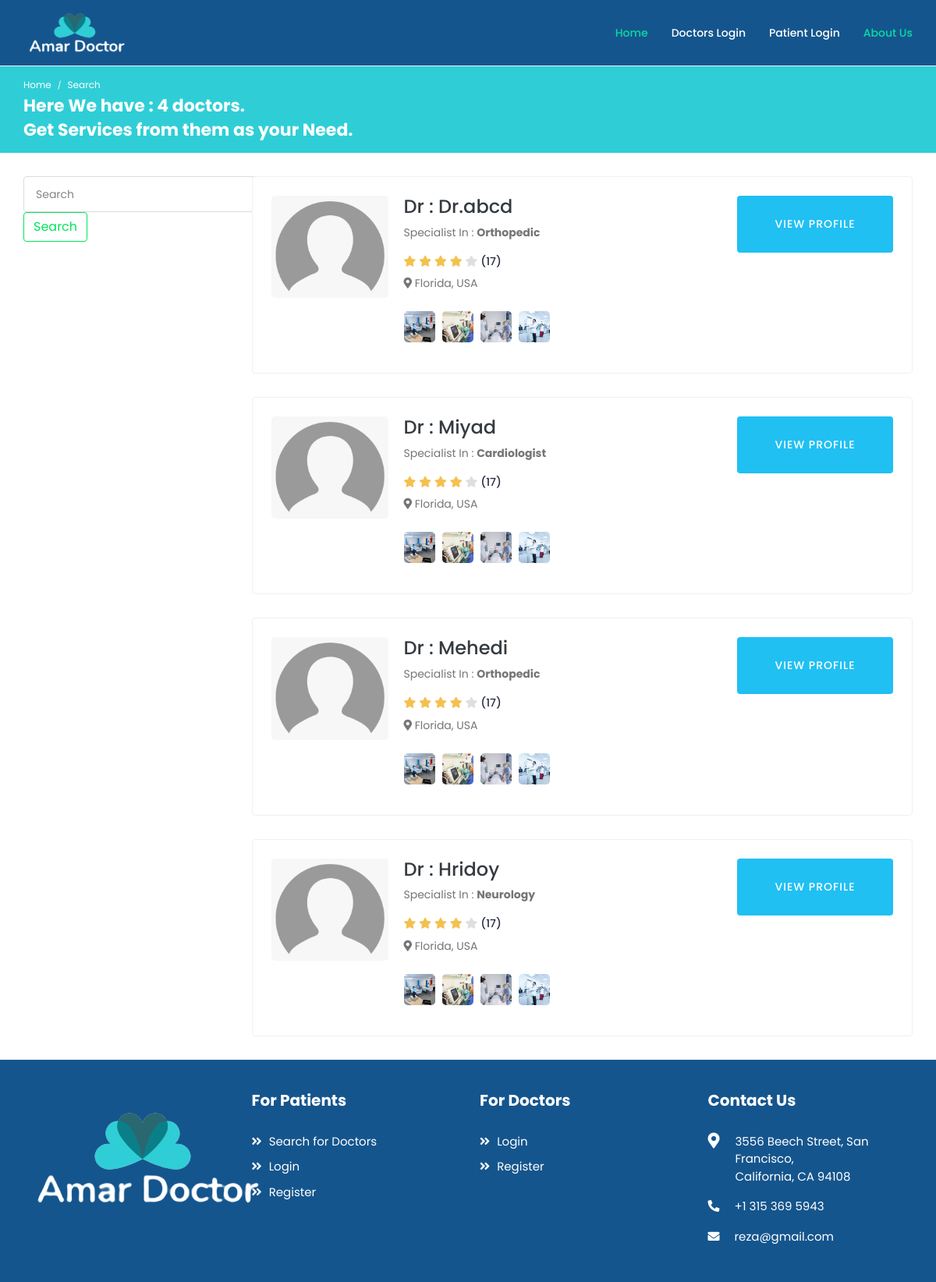
Screenshot of /doctors_search/ with the database file from the repository.
### accounts/models.py (models this page shows, shortened)
class Doctor(models.Model):
    depertment={
   ('Urology','Urology'),
   ('Neurology','Neurology'),
   ('Orthopedic','Orthopedic'),
   ('Cardiologist','Cardiologist'),
   ('Dentist','Dentist'),
    }
    user=models.OneToOneField(User,on_delete=models.CASCADE,primary_key=True)
    profile_image=models.ImageField(default="d.png",upload_to='uploded_image/')
    degre=models.CharField(max_length=50,null=True)
    speciality=models.CharField(max_length=200,null=True,choices=depertment)

class User(AbstractUser):
    is_patient=models.BooleanField(default=False)
    is_doctor=models.BooleanField(default=False)

### pages/views.py (the view)
# urls.py: path('doctors_search/',views.doctors_search,name='doctors_search'),
def doctors_search(request):
    doctor=Doctor.objects.all()
    total_doctor=doctor.count()
    context={'doctor':doctor,'total_doctor':total_doctor}
    return render(request,'pages/doctors_search.html',context)

### templates/pages/doctors_search.html (shortened to what this page needs)
{% extends 'pages/common.html' %}
{% load static %}
{% block content %}
		<div class="main-wrapper">
			<div class="breadcrumb-bar">
				<div class="container-fluid">
					<div class="row align-items-center">
						<div class="col-md-8 col-12">
							<nav aria-label="breadcrumb" class="page-breadcrumb">
								<ol class="breadcrumb">
									<li class="breadcrumb-item"><a href="index-2.html">Home</a></li>
									<li class="breadcrumb-item active" aria-current="page">Search</li>
								</ol>
							</nav>
							<h2 class="breadcrumb-title">Here We have : {{total_doctor}} doctors.</h2>
							<h2 class="breadcrumb-title"> Get Services from them as your Need.</h2>
						</div>
					</div>
				</div>
			</div>
			<div class="content">
				<div class="container-fluid">
					<div class="row">
						<div class="col-md-12 col-lg-4 col-xl-3 theiaStickySidebar">
							<form method="GET" class="form-inline my-2 my-lg-0"  action="{% url 'search_result' %}">
								<input class="form-control mr-sm-2" type="search" placeholder="Search"aria-label="Search" name="search" id="search">
								<button class="btn btn-outline-success my-2 my-sm-0" type="submit">Search</button>
							  </form>
						</div>
						<div class="col-md-12 col-lg-8 col-xl-9">
							{% for i in doctor %}
							<div class="card ">
								<div class="card-body">
									<div class="doctor-widget">
										<div class="doc-info-left">
											<div class="doctor-img">
												<a href="{% url 'doctor_profile' i.user_id %}">
													<img src="/static/img/d.png" class="img-fluid" alt="User Image">
												</a>
											</div>
											<div class="doc-info-cont">
												<h3 class="text-dark"><a class="text-dark" href="{% url 'doctor_profile' i.user_id %}">Dr : {{i.user.username}}</a></h3>
												<p class="doc-speciality">Specialist In : <strong>{{i.speciality}}</strong> </p>
												<div class="rating">
													<i class="fas fa-star filled"></i>
													<i class="fas fa-star filled"></i>
													<i class="fas fa-star filled"></i>
													<i class="fas fa-star filled"></i>
													<i class="fas fa-star"></i>
													<span class="d-inline-block average-rating">(17)</span>
												</div>
												<div class="clinic-details">
													<p class="doc-location"><i class="fas fa-map-marker-alt"></i> Florida, USA</p>
													<ul class="clinic-gallery">
														<li>
															<a href="/static/img/features/feature-01.jpg" data-fancybox="gallery">
																<img src="/static/img/features/feature-01.jpg" alt="Feature">
															</a>
														</li>
														<li>
															<a href="/static/img/features/feature-02.jpg" data-fancybox="gallery">
																<img  src="/static/img/features/feature-02.jpg" alt="Feature">
															</a>
														</li>
														<li>
															<a href="/static/img/features/feature-03.jpg" data-fancybox="gallery">
																<img src="/static/img/features/feature-03.jpg" alt="Feature">
															</a>
														</li>
														<li>
															<a href="/static/img/features/feature-04.jpg" data-fancybox="gallery">
																<img src="/static/img/features/feature-04.jpg" alt="Feature">
															</a>
														</li>
													</ul>
												</div>
											</div>
										</div>
										<div class="doc-info-right">
											<div class="clinic-booking">
												<a class="apt-btn p-4"  href="{% url 'doctor_profile' i.user_id %}">View Profile</a>
											</div>
										</div>
									</div>
								</div>
							</div>
							{% endfor %}
						</div>
					</div>
				</div>
			</div>
            {% endblock content %}

### templates/pages/common.html (shortened to what this page needs)
{% load static %}
<!DOCTYPE html>
<html lang="en">
<head>
		<link rel="stylesheet" href="/static/css/bootstrap.min.css">
		<link rel="stylesheet" href="/static/plugins/fontawesome/css/fontawesome.min.css">
		<link rel="stylesheet" href="/static/plugins/fontawesome/css/all.min.css">
		<link rel="stylesheet" href="/static/css/style.css">
	</head>
	<body>
		<div class="main-wrapper">
			<header class="header">
				<nav class="navbar navbar-expand-lg header-nav">
					<div class="navbar-header">
						<a
						href="{% url 'home' %}"
						class="navbar-brand logo">
							<img style="height: 75px;" src="/static/img/tk.png" class="img-fluid" alt="Logo">
						</a>
					</div>
					<div class="main-menu-wrapper">
						<ul class="main-nav">
							{% if user.is_authenticated and user.is_doctor %}
							<!-- <li class="has-submenu">
								<a href="#">Doctors <i class="fas fa-chevron-down"></i></a>
								<ul class="submenu">
									<li><a href="{% url 'd_reg' %} ">Doctor Registation</a></li>
								</ul>
							</li> -->
							<li><a href="{% url 'doctors_dash' %} ">Doctor Dashboard</a></li>
							<li><a href="{% url 'appointments' %} ">Appointments</a></li>
							<li><a href="{% url 'patients_list' %}">Patients List</a></li>
							<li><a href="{% url 'dc_chat' %}">Chat</a></li>
							{% elif user.is_authenticated and user.is_patient %}
						        	<li><a  href="{% url 'home' %}">Home</a></li>
						        	<li><a  href="{% url 'p_dashboard' %}">Your Dash Board</a></li>
						        	<li ><a href="{% url 'doctors_search' %}">Our Doctors</a></li>
						         	<li ><a   href="{% url 'about' %}">About Us</a></li>
							{% else %}
							<li class="active">
								<a   href="{% url 'home' %}">Home</a>
							</li>
							<li class="">
								<a   href="{% url 'd_login' %}">Doctors Login</a>
							</li>
							<li class="">
								<a  href="{% url 'p_login' %} ">Patient Login</a>
							</li>
							<li class="active">
								<a   href="{% url 'about' %}">About Us</a>
							</li>
							{% endif %}
						</ul>
					</div>
				</nav>
			</header>
{% block content %}
{% endblock  %}
			<footer class="footer">
				<div class="footer-top">
					<div class="container-fluid">
						<div class="row">
							<div class="col-lg-3 col-md-6">
								<div class="footer-widget footer-about">
									<div class="footer-logo">
										<img src="/static/img/tk.png" alt="logo">
									</div>
								</div>
							</div>
							<div class="col-lg-3 col-md-6">
								<div class="footer-widget footer-menu">
									<h2 class="footer-title">For Patients</h2>
									<ul>
										<li><a href="{% url 'doctors_search' %} "><i class="fas fa-angle-double-right"></i> Search for Doctors</a></li>
										<li><a href="{% url 'p_login' %} "><i class="fas fa-angle-double-right"></i> Login</a></li>
										<li><a href="{% url 'p_reg' %}"><i class="fas fa-angle-double-right"></i> Register</a></li>
									</ul>
								</div>
							</div>
							<div class="col-lg-3 col-md-6">
								<div class="footer-widget footer-menu">
									<h2 class="footer-title">For Doctors</h2>
									<ul>
										<li><a href="{% url 'dc_register' %}"><i class="fas fa-angle-double-right"></i> Login</a></li>
										<li><a href="{% url 'd_reg' %}"><i class="fas fa-angle-double-right"></i> Register</a></li>
									</ul>
								</div>
							</div>
							<div class="col-lg-3 col-md-6">
								<div class="footer-widget footer-contact">
									<h2 class="footer-title">Contact Us</h2>
									<div class="footer-contact-info">
										<div class="footer-address">
											<span><i class="fas fa-map-marker-alt"></i></span>
											<p> 3556  Beech Street, San Francisco,<br> California, CA 94108 </p>
										</div>
										<p>
											<i class="fas fa-phone-alt"></i>
											+1 315 369 5943
										</p>
										<p class="mb-0">
											<i class="fas fa-envelope"></i>
											reza@gmail.com
										</p>
									</div>
								</div>
							</div>
						</div>
					</div>
				</div>
			</footer>
	   </div>
	</body>
</html>

### rows the page displays
Doctor: user.username "Dr.abcd", speciality "Orthopedic"
Doctor: user.username "Miyad", speciality "Cardiologist"
Doctor: user.username "Mehedi", speciality "Orthopedic"
Doctor: user.username "Hridoy", speciality "Neurology"

### other values shown
{{ total_doctor }} "4"
